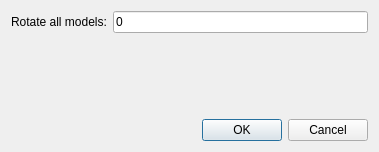
<?xml version="1.0" encoding="UTF-8"?>
<ui version="4.0">
 <class>TransformDialog</class>
 <widget class="QDialog" name="TransformDialog">
  <property name="geometry">
   <rect>
    <x>0</x>
    <y>0</y>
    <width>379</width>
    <height>152</height>
   </rect>
  </property>
  <property name="windowTitle">
   <string>Dialog</string>
  </property>
  <layout class="QFormLayout" name="formLayout">
   <item row="0" column="0">
    <widget class="QLabel" name="rotate_all_models_label">
     <property name="text">
      <string>Rotate all models:</string>
     </property>
    </widget>
   </item>
   <item row="0" column="1">
    <widget class="QLineEdit" name="rotate_all_models_line_edit">
     <property name="text">
      <string>0</string>
     </property>
    </widget>
   </item>
   <item row="2" column="1">
    <widget class="QDialogButtonBox" name="buttonBox">
     <property name="standardButtons">
      <set>QDialogButtonBox::Cancel|QDialogButtonBox::Ok</set>
     </property>
     <property name="centerButtons">
      <bool>false</bool>
     </property>
    </widget>
   </item>
   <item row="1" column="1">
    <spacer name="verticalSpacer">
     <property name="orientation">
      <enum>Qt::Vertical</enum>
     </property>
     <property name="sizeType">
      <enum>QSizePolicy::MinimumExpanding</enum>
     </property>
     <property name="sizeHint" stdset="0">
      <size>
       <width>20</width>
       <height>40</height>
      </size>
     </property>
    </spacer>
   </item>
  </layout>
 </widget>
 <resources/>
 <connections>
  <connection>
   <sender>buttonBox</sender>
   <signal>accepted()</signal>
   <receiver>TransformDialog</receiver>
   <slot>accept()</slot>
   <hints>
    <hint type="sourcelabel">
     <x>273</x>
     <y>121</y>
    </hint>
    <hint type="destinationlabel">
     <x>189</x>
     <y>75</y>
    </hint>
   </hints>
  </connection>
  <connection>
   <sender>buttonBox</sender>
   <signal>rejected()</signal>
   <receiver>TransformDialog</receiver>
   <slot>reject()</slot>
   <hints>
    <hint type="sourcelabel">
     <x>273</x>
     <y>121</y>
    </hint>
    <hint type="destinationlabel">
     <x>189</x>
     <y>75</y>
    </hint>
   </hints>
  </connection>
 </connections>
</ui>
